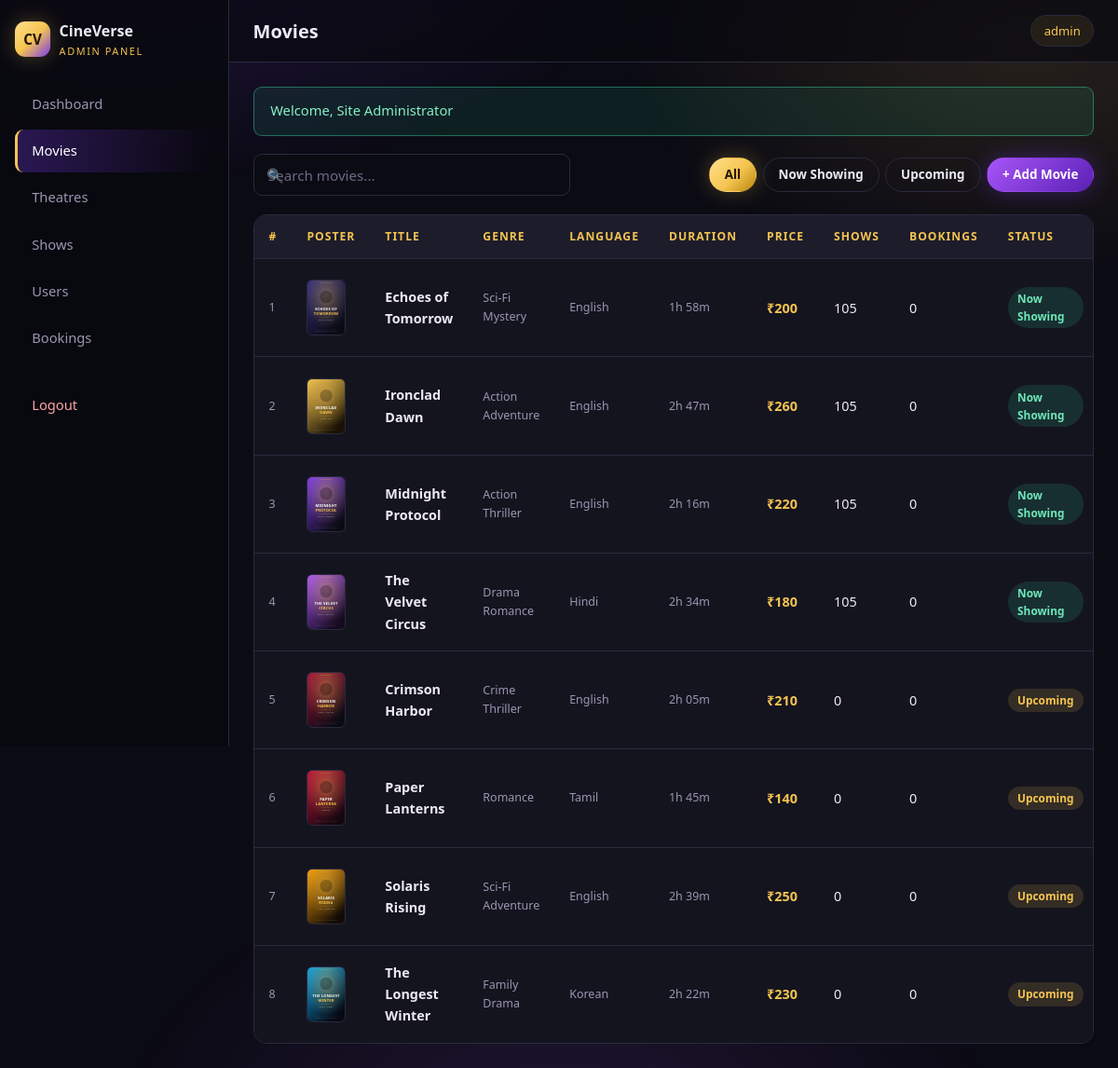
The app's page /admin/movies.php (signed in) with its own data.
### tables this page shows
CREATE TABLE `movies` (
  `id`            INT AUTO_INCREMENT PRIMARY KEY,
  `title`         VARCHAR(150) NOT NULL,
  `description`   TEXT,
  `duration`      VARCHAR(20)  DEFAULT NULL,
  `language`      VARCHAR(60)  DEFAULT NULL,
  `genre`         VARCHAR(100) DEFAULT NULL,
  `rating`        DECIMAL(2,1) DEFAULT 0.0,
  `release_date`  DATE         DEFAULT NULL,
  `ticket_price`  DECIMAL(6,2) NOT NULL DEFAULT 150.00,
  `poster`        VARCHAR(255) DEFAULT 'default-poster.svg',
  `status`        ENUM('now_showing','upcoming') NOT NULL DEFAULT 'now_showing',
  `created_at`    TIMESTAMP DEFAULT CURRENT_TIMESTAMP
);

### includes/auth.php (called while the page is built, shortened)
<?php
function is_admin_logged_in()
{
    return isset($_SESSION['admin_id']);
}
function current_admin($pdo)
{
    $stmt = $pdo->prepare("SELECT * FROM admins WHERE id = ?");
    $stmt->execute(array($_SESSION['admin_id']));
    return $stmt->fetch() ?: null;
}

### admin/movies.php (the view, shortened to what this page needs)
<?php
require_once __DIR__ . '/../config/db.php';
require_once __DIR__ . '/../includes/functions.php';
require_once __DIR__ . '/../includes/auth.php';
$search = isset($_GET['q']) ? trim($_GET['q']) : '';
$status = isset($_GET['status']) ? $_GET['status'] : 'all';
$sql    = "SELECT m.*,
                  (SELECT COUNT(*) FROM shows s WHERE s.movie_id = m.id AND s.show_date >= CURDATE()) AS upcoming_shows,
                  (SELECT COUNT(*) FROM bookings b JOIN shows s2 ON s2.id = b.show_id
                    WHERE s2.movie_id = m.id AND b.status = 'confirmed') AS bookings
             FROM movies m WHERE 1 = 1";
$params = array();
$sql .= " ORDER BY m.status ASC, m.title ASC";
$stmt = $pdo->prepare($sql);
$stmt->execute($params);
$movies = $stmt->fetchAll();
$page_title = 'Movies';
require __DIR__ . '/../includes/admin_header.php';
?>
<div class="toolbar-admin">
  <form method="get" class="search-box" style="max-width:340px;width:100%">
    <input type="text" name="q" value="<?php echo e($search); ?>" placeholder="Search movies...">
  </form>
  <div class="action-group">
    <a class="btn <?php echo $status === 'all' ? 'btn-gold' : 'btn-ghost'; ?> btn-sm"
       href="<?php echo url('admin/movies.php'); ?>">All</a>
    <a class="btn <?php echo $status === 'now_showing' ? 'btn-gold' : 'btn-ghost'; ?> btn-sm"
       href="<?php echo url('admin/movies.php?status=now_showing'); ?>">Now Showing</a>
    <a class="btn <?php echo $status === 'upcoming' ? 'btn-gold' : 'btn-ghost'; ?> btn-sm"
       href="<?php echo url('admin/movies.php?status=upcoming'); ?>">Upcoming</a>
    <a class="btn btn-purple btn-sm" href="<?php echo url('admin/movie_form.php'); ?>">+ Add Movie</a>
  </div>
</div>
<?php if (empty($movies)): ?>
  <div class="empty-state">
    <div class="big">&#127916;</div>
    <p>No movies found. Try a different search or add a new movie.</p>
  </div>
<?php else: ?>
  <div class="table-wrap">
    <table>
      <thead>
        <tr>
          <th>#</th>
          <th>Poster</th>
          <th>Title</th>
          <th>Genre</th>
          <th>Language</th>
          <th>Duration</th>
          <th>Price</th>
          <th>Shows</th>
          <th>Bookings</th>
          <th>Status</th>
        </tr>
      </thead>
      <tbody>
        <?php foreach ($movies as $i => $m): ?>
          <tr>
            <td class="hint"><?php echo $i + 1; ?></td>
            <td><img class="poster-thumb" src="<?php echo e(poster_url($m['poster'])); ?>" alt=""></td>
            <td><b><?php echo e($m['title']); ?></b></td>
            <td class="hint"><?php echo e($m['genre']); ?></td>
            <td class="hint"><?php echo e($m['language']); ?></td>
            <td class="hint"><?php echo e($m['duration']); ?></td>
            <td class="price"><?php echo money($m['ticket_price']); ?></td>
            <td><?php echo (int) $m['upcoming_shows']; ?></td>
            <td><?php echo (int) $m['bookings']; ?></td>
            <td><span class="status-pill status-<?php echo e($m['status']); ?>"><?php echo e(str_replace('_', ' ', $m['status'])); ?></span></td>
          </tr>
        <?php endforeach; ?>
      </tbody>
    </table>
  </div>
<?php endif; ?>
<?php require __DIR__ . '/../includes/admin_footer.php'; ?>

### includes/admin_header.php (shortened to what this page needs)
<?php
$page_title = isset($page_title) ? $page_title : 'Admin';
$admin_user = current_admin($pdo);
$current_file = basename($_SERVER['SCRIPT_NAME']);
?>
<!DOCTYPE html>
<html lang="en">
<head>
<link rel="stylesheet" href="<?php echo url('assets/css/style.css'); ?>">
</head>
<body class="admin-body">
<aside class="admin-sidebar" id="adminSidebar">
  <a class="admin-brand" href="<?php echo url('admin/index.php'); ?>">
    <span class="brand-mark">CV</span>
    <span><?php echo e(SITE_NAME); ?><small>Admin Panel</small></span>
  </a>
  <nav class="admin-nav">
    <a class="<?php echo $current_file === 'index.php' ? 'active' : ''; ?>" href="<?php echo url('admin/index.php'); ?>">Dashboard</a>
    <a class="<?php echo in_array($current_file, array('movies.php','movie_form.php')) ? 'active' : ''; ?>" href="<?php echo url('admin/movies.php'); ?>">Movies</a>
    <a class="<?php echo in_array($current_file, array('theatres.php','theatre_form.php')) ? 'active' : ''; ?>" href="<?php echo url('admin/theatres.php'); ?>">Theatres</a>
    <a class="<?php echo in_array($current_file, array('shows.php','show_form.php')) ? 'active' : ''; ?>" href="<?php echo url('admin/shows.php'); ?>">Shows</a>
    <a class="<?php echo $current_file === 'users.php' ? 'active' : ''; ?>" href="<?php echo url('admin/users.php'); ?>">Users</a>
    <a class="<?php echo $current_file === 'bookings.php' ? 'active' : ''; ?>" href="<?php echo url('admin/bookings.php'); ?>">Bookings</a>
    <a class="logout" href="<?php echo url('admin/logout.php'); ?>">Logout</a>
  </nav>
</aside>
<div class="admin-main">
  <header class="admin-topbar">
    <h1><?php echo e($page_title); ?></h1>
    <div class="admin-user">
      <?php echo e($admin_user ? $admin_user['username'] : 'admin'); ?>
    </div>
  </header>
  <div class="admin-content">

### records on screen
movies: poster (picture), title "Echoes of Tomorrow", genre "Sci-Fi Mystery", language "English", duration "1h 58m", ticket_price "₹200", upcoming_shows "105", bookings "0", status "Now Showing"
movies: poster (picture), title "Ironclad Dawn", genre "Action Adventure", language "English", duration "2h 47m", ticket_price "₹260", upcoming_shows "105", bookings "0", status "Now Showing"
movies: poster (picture), title "Midnight Protocol", genre "Action Thriller", language "English", duration "2h 16m", ticket_price "₹220", upcoming_shows "105", bookings "0", status "Now Showing"
movies: poster (picture), title "The Velvet Circus", genre "Drama Romance", language "Hindi", duration "2h 34m", ticket_price "₹180", upcoming_shows "105", bookings "0", status "Now Showing"
movies: poster (picture), title "Crimson Harbor", genre "Crime Thriller", language "English", duration "2h 05m", ticket_price "₹210", upcoming_shows "0", bookings "0", status "Upcoming"
movies: poster (picture), title "Paper Lanterns", genre "Romance", language "Tamil", duration "1h 45m", ticket_price "₹140", upcoming_shows "0", bookings "0", status "Upcoming"
movies: poster (picture), title "Solaris Rising", genre "Sci-Fi Adventure", language "English", duration "2h 39m", ticket_price "₹250", upcoming_shows "0", bookings "0", status "Upcoming"
movies: poster (picture), title "The Longest Winter", genre "Family Drama", language "Korean", duration "2h 22m", ticket_price "₹230", upcoming_shows "0", bookings "0", status "Upcoming"

### other values on screen
SITE_NAME "CineVerse"
$page_title "Movies"
$admin_user ? $admin_user['username'] : 'admin' "admin"
$flash['message'] "Welcome, Site Administrator"
